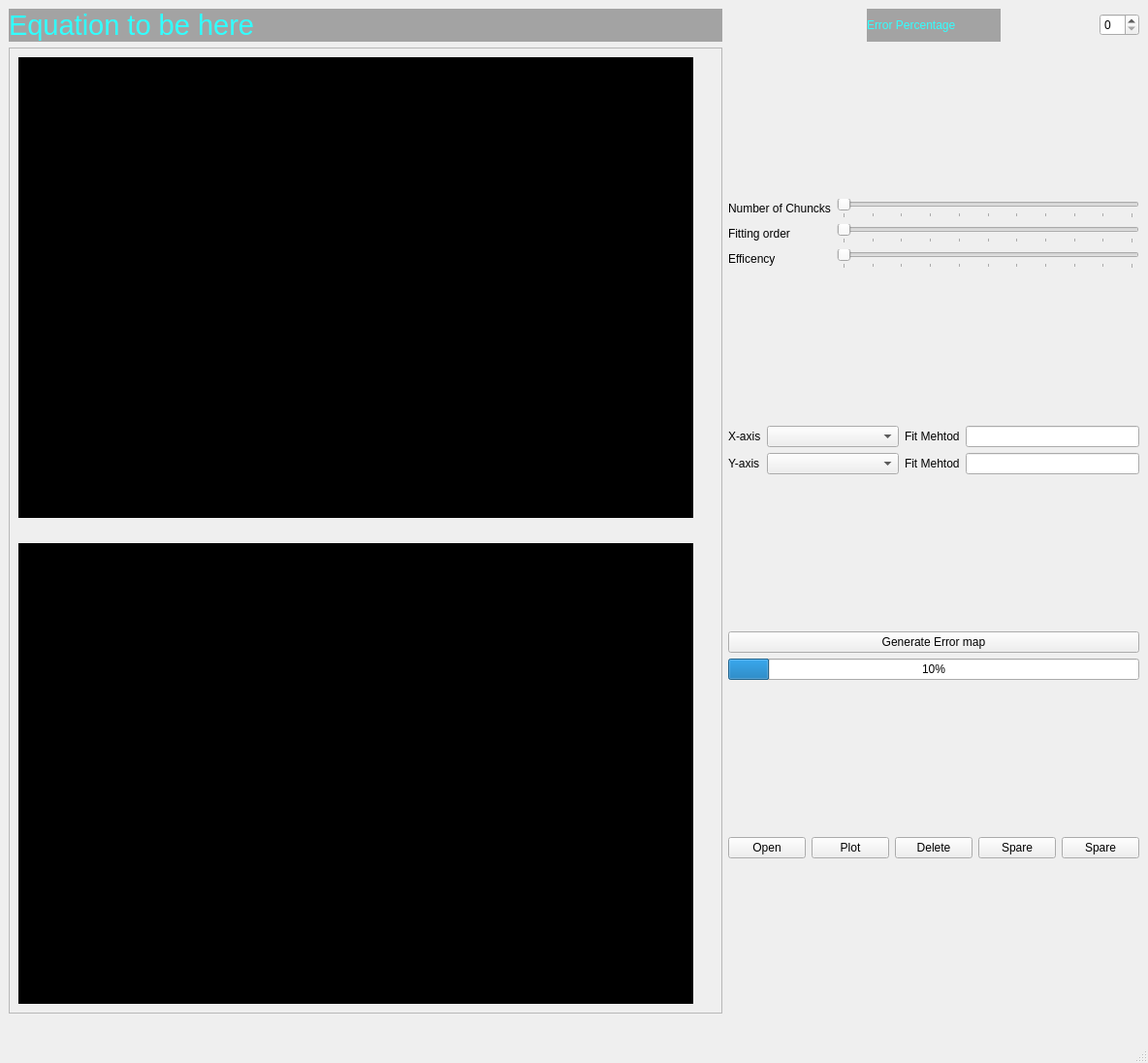
<?xml version="1.0" encoding="UTF-8"?>
<ui version="4.0">
 <class>MainWindow</class>
 <widget class="QMainWindow" name="MainWindow">
  <property name="geometry">
   <rect>
    <x>0</x>
    <y>0</y>
    <width>1184</width>
    <height>1096</height>
   </rect>
  </property>
  <property name="windowTitle">
   <string>MainWindow</string>
  </property>
  <widget class="QWidget" name="centralwidget">
   <layout class="QGridLayout" name="gridLayout_4">
    <item row="1" column="0">
     <widget class="QFrame" name="frame">
      <property name="frameShape">
       <enum>QFrame::StyledPanel</enum>
      </property>
      <property name="frameShadow">
       <enum>QFrame::Raised</enum>
      </property>
      <layout class="QGridLayout" name="gridLayout">
       <item row="0" column="1">
        <spacer name="verticalSpacer">
         <property name="orientation">
          <enum>Qt::Vertical</enum>
         </property>
         <property name="sizeHint" stdset="0">
          <size>
           <width>20</width>
           <height>40</height>
          </size>
         </property>
        </spacer>
       </item>
       <item row="0" column="0">
        <widget class="QWidget" name="PlotWidget" native="true">
         <property name="styleSheet">
          <string notr="true">
background-color: rgb(0, 0, 0);</string>
         </property>
        </widget>
       </item>
       <item row="1" column="0">
        <spacer name="horizontalSpacer">
         <property name="orientation">
          <enum>Qt::Horizontal</enum>
         </property>
         <property name="sizeHint" stdset="0">
          <size>
           <width>40</width>
           <height>20</height>
          </size>
         </property>
        </spacer>
       </item>
       <item row="2" column="0">
        <widget class="QWidget" name="ErrorMapWidget" native="true">
         <property name="styleSheet">
          <string notr="true">
background-color: rgb(0, 0, 0);</string>
         </property>
        </widget>
       </item>
       <item row="2" column="1">
        <spacer name="verticalSpacer_2">
         <property name="orientation">
          <enum>Qt::Vertical</enum>
         </property>
         <property name="sizeHint" stdset="0">
          <size>
           <width>20</width>
           <height>400</height>
          </size>
         </property>
        </spacer>
       </item>
      </layout>
     </widget>
    </item>
    <item row="0" column="0">
     <widget class="QLabel" name="labelForEquation">
      <property name="font">
       <font>
        <family>MS Shell Dlg 2</family>
        <pointsize>22</pointsize>
        <weight>50</weight>
        <italic>false</italic>
        <bold>false</bold>
       </font>
      </property>
      <property name="styleSheet">
       <string notr="true">background-color: rgb(163, 163, 163);
color: rgb(50, 255, 255);
font: 22pt &quot;MS Shell Dlg 2&quot;;</string>
      </property>
      <property name="text">
       <string>Equation to be here</string>
      </property>
     </widget>
    </item>
    <item row="0" column="3" alignment="Qt::AlignRight">
     <widget class="QSpinBox" name="spinBox_For_ErrorPercenatge"/>
    </item>
    <item row="2" column="0">
     <spacer name="horizontalSpacer_2">
      <property name="orientation">
       <enum>Qt::Horizontal</enum>
      </property>
      <property name="sizeHint" stdset="0">
       <size>
        <width>754</width>
        <height>20</height>
       </size>
      </property>
     </spacer>
    </item>
    <item row="1" column="1" colspan="3">
     <layout class="QVBoxLayout" name="verticalLayout_2">
      <item>
       <layout class="QGridLayout" name="gridLayout_3">
        <item row="0" column="0">
         <widget class="QLabel" name="labelForNumberOfChunks">
          <property name="text">
           <string>Number of Chuncks</string>
          </property>
         </widget>
        </item>
        <item row="0" column="1">
         <widget class="QSlider" name="horizontalSliderFor_chunks">
          <property name="maximum">
           <number>10</number>
          </property>
          <property name="pageStep">
           <number>1</number>
          </property>
          <property name="orientation">
           <enum>Qt::Horizontal</enum>
          </property>
          <property name="tickPosition">
           <enum>QSlider::TicksBelow</enum>
          </property>
         </widget>
        </item>
        <item row="1" column="0">
         <widget class="QLabel" name="labelOfNumberOfFittingOrder">
          <property name="text">
           <string>Fitting order</string>
          </property>
         </widget>
        </item>
        <item row="1" column="1">
         <widget class="QSlider" name="horizontalSliderFor_FittingOrder">
          <property name="maximum">
           <number>10</number>
          </property>
          <property name="pageStep">
           <number>1</number>
          </property>
          <property name="orientation">
           <enum>Qt::Horizontal</enum>
          </property>
          <property name="tickPosition">
           <enum>QSlider::TicksBelow</enum>
          </property>
         </widget>
        </item>
        <item row="2" column="0">
         <widget class="QLabel" name="labelForEfficacy">
          <property name="text">
           <string>Efficency</string>
          </property>
         </widget>
        </item>
        <item row="2" column="1">
         <widget class="QSlider" name="horizontalSliderFor_Effeciacy">
          <property name="maximum">
           <number>10</number>
          </property>
          <property name="pageStep">
           <number>1</number>
          </property>
          <property name="orientation">
           <enum>Qt::Horizontal</enum>
          </property>
          <property name="tickPosition">
           <enum>QSlider::TicksBelow</enum>
          </property>
         </widget>
        </item>
       </layout>
      </item>
      <item>
       <layout class="QGridLayout" name="gridLayout_2">
        <item row="0" column="0">
         <widget class="QLabel" name="label_X_axis">
          <property name="text">
           <string>X-axis</string>
          </property>
         </widget>
        </item>
        <item row="0" column="1">
         <widget class="QComboBox" name="comboBox_X_axis">
          <property name="editable">
           <bool>false</bool>
          </property>
          <property name="currentText">
           <string/>
          </property>
          <property name="currentIndex">
           <number>-1</number>
          </property>
          <item>
           <property name="text">
            <string>Order of polynomial</string>
           </property>
          </item>
          <item>
           <property name="text">
            <string>Number of chuncks</string>
           </property>
          </item>
         </widget>
        </item>
        <item row="0" column="2">
         <widget class="QLabel" name="label_FitMethodFor_X_axis">
          <property name="text">
           <string>Fit Mehtod</string>
          </property>
         </widget>
        </item>
        <item row="0" column="3">
         <widget class="QLineEdit" name="lineEdit_For_x_axis"/>
        </item>
        <item row="1" column="0">
         <widget class="QLabel" name="label_Y_axis">
          <property name="text">
           <string>Y-axis</string>
          </property>
         </widget>
        </item>
        <item row="1" column="1">
         <widget class="QComboBox" name="comboBox_Y_axis">
          <property name="editable">
           <bool>false</bool>
          </property>
          <property name="currentText">
           <string/>
          </property>
          <property name="currentIndex">
           <number>-1</number>
          </property>
          <property name="frame">
           <bool>true</bool>
          </property>
          <property name="modelColumn">
           <number>0</number>
          </property>
          <item>
           <property name="text">
            <string>Order of polynomial</string>
           </property>
          </item>
          <item>
           <property name="text">
            <string>Number of chuncks</string>
           </property>
          </item>
         </widget>
        </item>
        <item row="1" column="2">
         <widget class="QLabel" name="label_FitMethodFor_Y_axis">
          <property name="text">
           <string>Fit Mehtod</string>
          </property>
         </widget>
        </item>
        <item row="1" column="3">
         <widget class="QLineEdit" name="lineEdit_For_y_axis"/>
        </item>
       </layout>
      </item>
      <item>
       <layout class="QVBoxLayout" name="verticalLayout">
        <item>
         <widget class="QPushButton" name="pushButton_For_GenerateErrorMap">
          <property name="text">
           <string>Generate Error map</string>
          </property>
         </widget>
        </item>
        <item>
         <widget class="QProgressBar" name="progressBar">
          <property name="value">
           <number>10</number>
          </property>
         </widget>
        </item>
       </layout>
      </item>
      <item>
       <layout class="QHBoxLayout" name="horizontalLayout">
        <item>
         <widget class="QPushButton" name="pushButton_For_Open">
          <property name="text">
           <string>Open</string>
          </property>
         </widget>
        </item>
        <item>
         <widget class="QPushButton" name="pushButton_For_Plot">
          <property name="text">
           <string>Plot</string>
          </property>
         </widget>
        </item>
        <item>
         <widget class="QPushButton" name="pushButton_For_Delete">
          <property name="text">
           <string>Delete</string>
          </property>
         </widget>
        </item>
        <item>
         <widget class="QPushButton" name="pushButton_For_spare_3">
          <property name="text">
           <string>Spare</string>
          </property>
         </widget>
        </item>
        <item>
         <widget class="QPushButton" name="pushButton_For_spare_5">
          <property name="text">
           <string>Spare</string>
          </property>
         </widget>
        </item>
       </layout>
      </item>
     </layout>
    </item>
    <item row="0" column="2">
     <widget class="QLabel" name="labelForErrorPercentage">
      <property name="styleSheet">
       <string notr="true">background-color: rgb(163, 163, 163);
color: rgb(50, 255, 255);
font: 22pt &quot;MS Shell Dlg 2&quot;;</string>
      </property>
      <property name="text">
       <string>Error Percentage</string>
      </property>
     </widget>
    </item>
   </layout>
  </widget>
  <widget class="QMenuBar" name="menubar">
   <property name="geometry">
    <rect>
     <x>0</x>
     <y>0</y>
     <width>1184</width>
     <height>21</height>
    </rect>
   </property>
  </widget>
  <widget class="QStatusBar" name="statusbar"/>
 </widget>
 <resources/>
 <connections/>
</ui>
